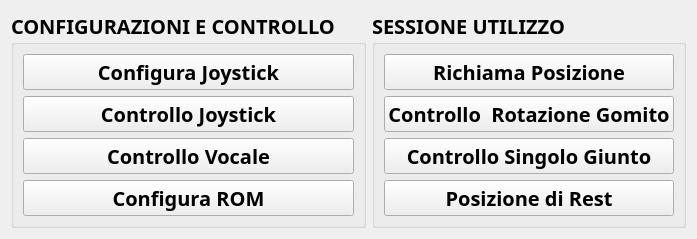
     <widget class="QWidget" name="page_main_menu">
      <layout class="QGridLayout" name="gridLayout_5">
       <item row="0" column="1">
        <widget class="QGroupBox" name="groupBox_2">
         <property name="font">
          <font>
           <family>OpenSymbol</family>
           <pointsize>15</pointsize>
           <weight>75</weight>
           <bold>true</bold>
          </font>
         </property>
         <property name="title">
          <string>SESSIONE UTILIZZO </string>
         </property>
         <layout class="QGridLayout" name="gridLayout_4">
          <item row="3" column="0">
           <widget class="QPushButton" name="pushButton_rest">
            <property name="text">
             <string>Posizione di Rest</string>
            </property>
           </widget>
          </item>
          <item row="0" column="0">
           <widget class="QPushButton" name="pushButton_nuovaPos">
            <property name="text">
             <string>Richiama Posizione</string>
            </property>
           </widget>
          </item>
          <item row="1" column="0">
           <widget class="QPushButton" name="pushButton_gomito">
            <property name="text">
             <string>Controllo  Rotazione Gomito</string>
            </property>
           </widget>
          </item>
          <item row="2" column="0">
           <widget class="QPushButton" name="pushButton_singoloj">
            <property name="text">
             <string>Controllo Singolo Giunto</string>
            </property>
           </widget>
          </item>
         </layout>
        </widget>
       </item>
       <item row="0" column="0">
        <widget class="QGroupBox" name="groupBox">
         <property name="font">
          <font>
           <family>OpenSymbol</family>
           <pointsize>15</pointsize>
           <weight>75</weight>
           <bold>true</bold>
          </font>
         </property>
         <property name="title">
          <string>CONFIGURAZIONI E CONTROLLO</string>
         </property>
         <layout class="QGridLayout" name="gridLayout_3">
          <item row="1" column="0">
           <widget class="QPushButton" name="pushButton_joystick">
            <property name="text">
             <string>Controllo Joystick</string>
            </property>
           </widget>
          </item>
          <item row="5" column="0">
           <widget class="QPushButton" name="pushButton_vocale">
            <property name="text">
             <string>Controllo Vocale</string>
            </property>
           </widget>
          </item>
          <item row="0" column="0">
           <widget class="QPushButton" name="pushButton_joy">
            <property name="text">
             <string>Configura Joystick</string>
            </property>
           </widget>
          </item>
          <item row="6" column="0">
           <widget class="QPushButton" name="pushButton_2">
            <property name="text">
             <string>Configura ROM</string>
            </property>
           </widget>
          </item>
         </layout>
        </widget>
       </item>
      </layout>
     </widget>
